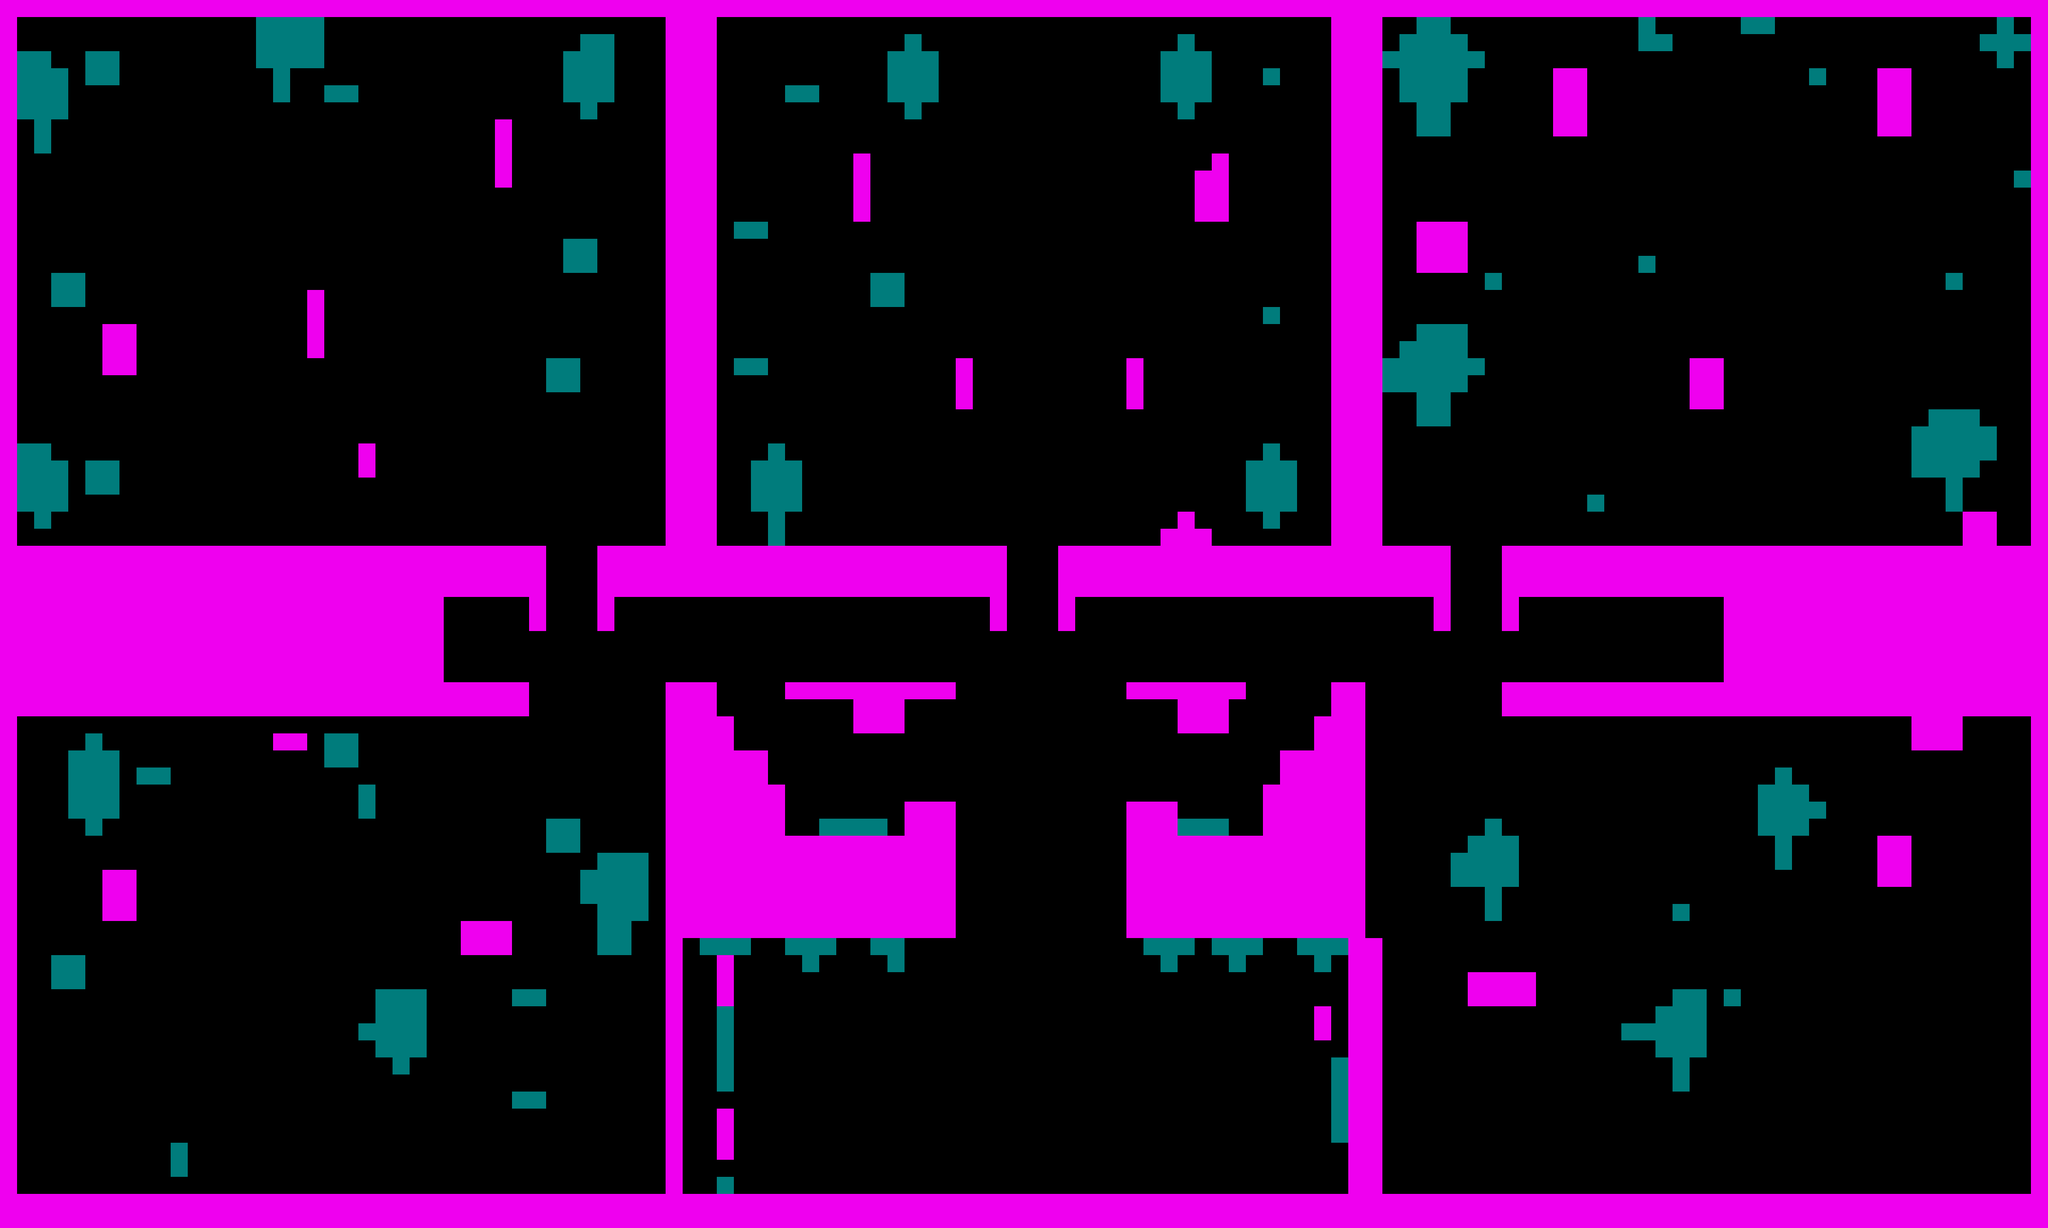

The image is a tile-based game level rendered from a .tmx file. Its description and source (layers, tilesets, objects; grid data summarised) follow:
An orthogonal 120x72 tile map with 32x32 px tiles, 1 tile layer (road) and 137 objects (20x 1001, 20x 3001, 20x 4001, 20x 5001, 20x 6001, ...).

<map version="1.5" tiledversion="1.5.0" orientation="orthogonal" renderorder="right-down" width="120" height="72" tilewidth="32" tileheight="32" infinite="0" nextlayerid="21" nextobjectid="241">
 <tileset firstgid="1" name="tile_res_32" tilewidth="32" tileheight="32" tilecount="10" columns="10">
  <image source="../misc/tile_res_32.png" width="320" height="32" />
 </tileset>
 <objectgroup id="19" name="door" visible="0">
  <object id="138" name="door3" x="992" y="1280" width="256" height="24" />
  <object id="139" name="door4" x="1024" y="1032" width="96" height="16" />
  <object id="140" name="door5" x="2720" y="1024" width="96" height="16" />
  <object id="141" name="door6" x="1888" y="1024" width="96" height="16" />
 </objectgroup>
 <objectgroup id="15" name="object" visible="0">
  <object id="156" name="pos_monster1_1" type="1001" x="1600" y="2168">
   <point />
  </object>
  <object id="157" name="pos_monster1_2" type="1001" x="1848" y="2056">
   <point />
  </object>
  <object id="158" name="pos_monster1_3" type="1001" x="1784" y="2224">
   <point />
  </object>
  <object id="159" name="pos_monster1_4" type="1001" x="1696" y="2176">
   <point />
  </object>
  <object id="160" name="pos_monster1_5" type="1001" x="1912" y="2168">
   <point />
  </object>
  <object id="161" name="pos_monster1_6" type="1001" x="2352" y="2056">
   <point />
  </object>
  <object id="162" name="pos_monster1_7" type="1001" x="2120" y="2192">
   <point />
  </object>
  <object id="163" name="pos_monster1_8" type="1001" x="2064" y="2064">
   <point />
  </object>
  <object id="164" name="pos_monster1_9" type="1001" x="2328" y="1936">
   <point />
  </object>
  <object id="165" name="pos_Smonster1_10" type="1001" x="2248" y="2008">
   <point />
  </object>
  <object id="166" name="pos_monster1_11" type="1001" x="2184" y="2080">
   <point />
  </object>
  <object id="167" name="pos_monster1_12" type="1001" x="2152" y="1976">
   <point />
  </object>
  <object id="168" name="pos_monster1_13" type="1001" x="2016" y="2144">
   <point />
  </object>
  <object id="169" name="pos_monster1_14" type="1001" x="2328" y="2192">
   <point />
  </object>
  <object id="170" name="pos_Smonster1_15" type="1001" x="1960" y="1992">
   <point />
  </object>
  <object id="171" name="pos_monster1_16" type="1001" x="1616" y="2040">
   <point />
  </object>
  <object id="172" name="pos_monster1_17" type="1001" x="1624" y="1928">
   <point />
  </object>
  <object id="173" name="pos_monster1_18" type="1001" x="1744" y="2096">
   <point />
  </object>
  <object id="174" name="pos_monster1_19" type="1001" x="1888" y="1928">
   <point />
  </object>
  <object id="175" name="pos_Smonster1_20" type="1001" x="1744" y="2016">
   <point />
  </object>
  <object id="176" name="pos_monster3_1" type="3001" x="432" y="1960">
   <point />
  </object>
  <object id="177" name="pos_monster3_2" type="3001" x="288" y="1912">
   <point />
  </object>
  <object id="178" name="pos_monster3_3" type="3001" x="352" y="2040">
   <point />
  </object>
  <object id="179" name="pos_monster3_4" type="3001" x="600" y="1992">
   <point />
  </object>
  <object id="180" name="pos_Smonster3_5" type="3001" x="528" y="2104">
   <point />
  </object>
  <object id="181" name="pos_monster3_6" type="3001" x="912" y="1856">
   <point />
  </object>
  <object id="182" name="pos_monster3_7" type="3001" x="1048" y="1808">
   <point />
  </object>
  <object id="183" name="pos_monster3_8" type="3001" x="440" y="1616">
   <point />
  </object>
  <object id="184" name="pos_monster3_9" type="3001" x="870.28" y="1761.38">
   <point />
  </object>
  <object id="185" name="pos_Smonster3_10" type="3001" x="1032" y="1920">
   <point />
  </object>
  <object id="186" name="pos_monster3_11" type="3001" x="848" y="1672">
   <point />
  </object>
  <object id="187" name="pos_monster3_12" type="3001" x="808" y="1784">
   <point />
  </object>
  <object id="188" name="pos_monster3_13" type="3001" x="629.015" y="1600">
   <point />
  </object>
  <object id="189" name="pos_monster3_14" type="3001" x="728" y="1784">
   <point />
  </object>
  <object id="190" name="pos_Smonster3_15" type="3001" x="320" y="1600">
   <point />
  </object>
  <object id="191" name="pos_monster3_16" type="3001" x="472" y="1816">
   <point />
  </object>
  <object id="192" name="pos_monster3_17" type="3001" x="288" y="1699.95">
   <point />
  </object>
  <object id="193" name="pos_monster3_18" type="3001" x="560" y="1712">
   <point />
  </object>
  <object id="194" name="pos_monster3_19" type="3001" x="400" y="1728">
   <point />
  </object>
  <object id="195" name="pos_Smonster3_20" type="3001" x="416" y="2072">
   <point />
  </object>
  <object id="46" name="pos_monster4_1" type="4001" x="592" y="456">
   <point />
  </object>
  <object id="47" name="pos_monster4_2" type="4001" x="464" y="720">
   <point />
  </object>
  <object id="48" name="pos_monster4_3" type="4001" x="272" y="808">
   <point />
  </object>
  <object id="49" name="pos_monster4_4" type="4001" x="488" y="896">
   <point />
  </object>
  <object id="50" name="pos_Smonster4_5" type="4001" x="392" y="744">
   <point />
  </object>
  <object id="51" name="pos_monster4_6" type="4001" x="872" y="704">
   <point />
  </object>
  <object id="52" name="pos_monster4_7" type="4001" x="808" y="600">
   <point />
  </object>
  <object id="72" name="pos_monster4_8" type="4001" x="592" y="571.57">
   <point />
  </object>
  <object id="73" name="pos_monster4_9" type="4001" x="920" y="616">
   <point />
  </object>
  <object id="74" name="pos_Smonster4_10" type="4001" x="1048" y="512">
   <point />
  </object>
  <object id="75" name="pos_monster4_11" type="4001" x="864" y="464">
   <point />
  </object>
  <object id="76" name="pos_monster4_12" type="4001" x="936" y="528">
   <point />
  </object>
  <object id="77" name="pos_monster4_13" type="4001" x="557.015" y="368">
   <point />
  </object>
  <object id="78" name="pos_monster4_14" type="4001" x="696" y="376">
   <point />
  </object>
  <object id="104" name="pos_Smonster4_15" type="4001" x="488" y="428.896">
   <point />
  </object>
  <object id="105" name="pos_monster4_16" type="4001" x="224" y="576">
   <point />
  </object>
  <object id="106" name="pos_monster4_17" type="4001" x="192" y="464">
   <point />
  </object>
  <object id="107" name="pos_monster4_18" type="4001" x="384" y="536">
   <point />
  </object>
  <object id="108" name="pos_monster4_19" type="4001" x="640" y="256">
   <point />
  </object>
  <object id="109" name="pos_Smonster4_20" type="4001" x="840" y="288">
   <point />
  </object>
  <object id="197" name="pos_monster5_1" type="5001" x="3016" y="736">
   <point />
  </object>
  <object id="198" name="pos_monster5_2" type="5001" x="3096" y="648">
   <point />
  </object>
  <object id="199" name="pos_monster5_3" type="5001" x="3120" y="840">
   <point />
  </object>
  <object id="200" name="pos_monster5_4" type="5001" x="3224" y="632">
   <point />
  </object>
  <object id="201" name="pos_Smonster5_5" type="5001" x="3008" y="552">
   <point />
  </object>
  </objectgroup>
 <layer id="20" name="road" width="120" height="72">
  <data>[8640 cells, 2194 non-empty, 2 distinct tile ids]</data>
 </layer>
</map>
<!-- 68 of 137 objects omitted -->
